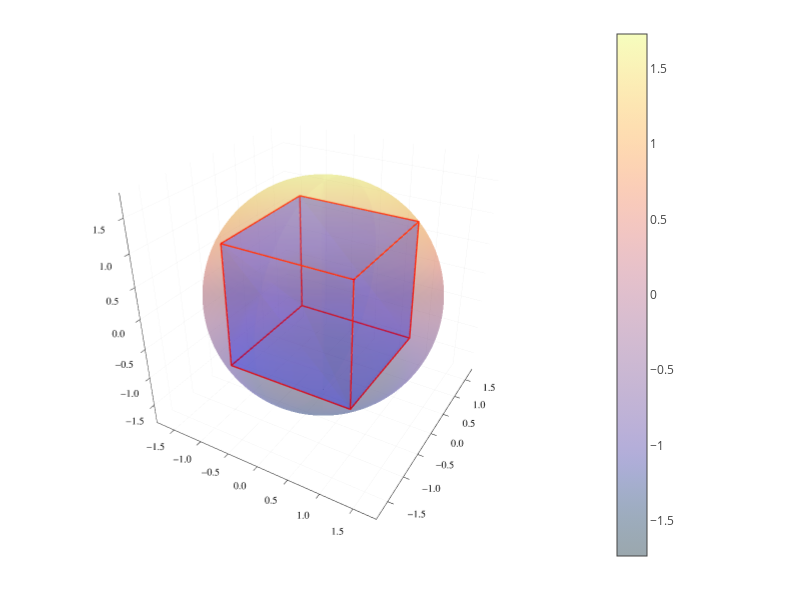

Source (notebook cell):
### Code cell
X(r,theta,phi) = r * sin(theta) * sin(phi)
Y(r,theta,phi) = r * sin(theta) * cos(phi)
Z(r,theta,phi) = r * cos(theta)

thetas = range(0, stop=2pi,   length=100)
phis   = range(0, stop=2pi, length=100)
r =sqrt(3)
xs = [X(r, theta, phi) for theta in thetas, phi in phis] 
ys = [Y(r, theta, phi) for theta in thetas, phi in phis]
zs = [Z(r, theta, phi) for theta in thetas, phi in phis]

p1=surface(xs, ys, zs,alpha=0.4,color=:thermal,label=false)

xp = [-1, -1, -1, -1, 1, 1, 1, 1];
yp = [-1, 1, -1, 1, -1, -1, 1, 1];
zp = [-1, -1, 1, 1, 1, -1, -1, 1];

connections = [(1,2,3), (4,2,3), (4,7,8), (7,5,6), (2,4,7), (1,6,2), (2,7,6), (7,8,5), (4,8,5), (4,5,3), (1,6,3), (6,3,5)];

p2=mesh3d!(xp,yp,zp; connections,alpha=0.4,color=:blue,label=false);

xq = [-1, -1, 1, 1,-1,-1,-1, -1, 1, 1,-1,1,1,1,1,-1,-1];
yq = [-1, 1, 1, -1,-1,-1,-1, 1, 1, -1,-1,-1,-1,1,1,1,1];
zq = [-1, -1, -1, -1,-1,1,1, 1, 1, 1,1,1,-1,-1,1,1,-1];

p3=plot!(xq,yq,zq;alpha=1,color=:red,label=false,linewidth=3,size=(800,600))

### Figure 1 — Plotly figure (JSON) as saved in the notebook; plotly's stock layout.template omitted (floating-point values rounded to 4 significant figures; data arrays with more than 128 entries replaced by an {"elided": "..."} marker saying what was removed)
{"data": [{"colorbar": {"len": 0.9684, "title": "", "x": 0.7587, "y": 0.5093}, "colorscale": {"elided": "256x2 mixed values"}, "name": "", "opacity": 0.4, "scene": "scene", "showlegend": false, "showscale": true, "type": "surface", "x": {"elided": "100x100 float values"}, "xaxis": "x", "y": {"elided": "100x100 float values"}, "yaxis": "y", "z": {"elided": "100x100 float values"}, "zaxis": "z", "zmax": 1.732, "zmin": -1.731}, {"color": "rgba(0, 0, 255, 0.400)", "colorbar": {"len": 0.9684, "title": "", "x": 0.7587, "y": 0.5093}, "colorscale": [[0, "rgba(0, 0, 255, 0.400)"], [1, "rgba(0, 0, 255, 0.400)"]], "i": [0, 3, 3, 6, 1, 0, 1, 6, 3, 3, 0, 5], "j": [1, 1, 6, 4, 3, 5, 6, 7, 7, 4, 5, 2], "k": [2, 2, 7, 5, 6, 1, 5, 4, 4, 2, 2, 4], "name": "", "opacity": 0.4, "scene": "scene", "showlegend": false, "showscale": true, "type": "mesh3d", "x": [-1, -1, -1, -1, 1, 1, 1, 1], "xaxis": "x", "y": [-1, 1, -1, 1, -1, -1, 1, 1], "yaxis": "y", "z": [-1, -1, 1, 1, 1, -1, -1, 1], "zaxis": "z", "zmax": 1.732, "zmin": -1.731}, {"colorbar": {"len": 0.9684, "title": "", "x": 0.7587, "y": 0.5093}, "legendgroup": "", "line": {"color": "rgba(255, 0, 0, 1.000)", "dash": "solid", "shape": "linear", "width": 3}, "mode": "lines", "name": "", "scene": "scene", "showlegend": false, "type": "scatter3d", "x": [-1, -1, 1, 1, -1, -1, -1, -1, 1, 1, -1, 1, 1, 1, 1, -1, -1], "xaxis": "x", "y": [-1, 1, 1, -1, -1, -1, -1, 1, 1, -1, -1, -1, -1, 1, 1, 1, 1], "yaxis": "y", "z": [-1, -1, -1, -1, -1, 1, 1, 1, 1, 1, 1, 1, -1, -1, 1, 1, -1], "zaxis": "z", "zmax": 1.732, "zmin": -1.731}], "layout": {"annotations": [], "height": 600, "legend": {"bgcolor": "rgba(255, 255, 255, 1.000)", "bordercolor": "rgba(0, 0, 0, 1.000)", "borderwidth": 1, "font": {"color": "rgba(0, 0, 0, 1.000)", "family": "sans-serif", "size": 11}, "title": {"font": {"color": "rgba(0, 0, 0, 1.000)", "family": "sans-serif", "size": 15}, "text": ""}, "tracegroupgap": 0, "traceorder": "normal", "x": 1, "xanchor": "auto", "y": 1, "yanchor": "auto"}, "margin": {"b": 20, "l": 0, "r": 0, "t": 20}, "paper_bgcolor": "rgba(255, 255, 255, 1.000)", "plot_bgcolor": "rgba(255, 255, 255, 1.000)", "scene": {"camera": {"eye": {"x": 1.126, "y": -1.95, "z": 1.3}, "projection": "orthographic"}, "domain": {"x": [0.04937, 0.7587], "y": [0.02508, 0.9934]}, "xaxis": {"gridcolor": "rgba(0, 0, 0, 0.100)", "gridwidth": 0.5, "linecolor": "rgba(0, 0, 0, 1.000)", "mirror": false, "range": [-1.836, 1.836], "showgrid": true, "showline": true, "showticklabels": true, "tickangle": 0, "tickcolor": "rgb(0, 0, 0)", "tickfont": {"color": "rgba(0, 0, 0, 1.000)", "family": "sans-serif", "size": 11}, "tickmode": "array", "ticks": "inside", "ticktext": ["−1.5", "−1.0", "−0.5", "0.0", "0.5", "1.0", "1.5"], "tickvals": [-1.5, -1, -0.5, 0, 0.5, 1, 1.5], "title": "", "titlefont": {"color": "rgba(0, 0, 0, 1.000)", "family": "sans-serif", "size": 15}, "type": "-", "visible": true, "zeroline": false, "zerolinecolor": "rgba(0, 0, 0, 1.000)"}, "yaxis": {"gridcolor": "rgba(0, 0, 0, 0.100)", "gridwidth": 0.5, "linecolor": "rgba(0, 0, 0, 1.000)", "mirror": false, "range": [-1.836, 1.836], "showgrid": true, "showline": true, "showticklabels": true, "tickangle": 0, "tickcolor": "rgb(0, 0, 0)", "tickfont": {"color": "rgba(0, 0, 0, 1.000)", "family": "sans-serif", "size": 11}, "tickmode": "array", "ticks": "inside", "ticktext": ["−1.5", "−1.0", "−0.5", "0.0", "0.5", "1.0", "1.5"], "tickvals": [-1.5, -1, -0.5, 0, 0.5, 1, 1.5], "title": "", "titlefont": {"color": "rgba(0, 0, 0, 1.000)", "family": "sans-serif", "size": 15}, "type": "-", "visible": true, "zeroline": false, "zerolinecolor": "rgba(0, 0, 0, 1.000)"}, "zaxis": {"gridcolor": "rgba(0, 0, 0, 0.100)", "gridwidth": 0.5, "linecolor": "rgba(0, 0, 0, 1.000)", "mirror": false, "range": [-1.835, 1.836], "showgrid": true, "showline": true, "showticklabels": true, "tickangle": 0, "tickcolor": "rgb(0, 0, 0)", "tickfont": {"color": "rgba(0, 0, 0, 1.000)", "family": "sans-serif", "size": 11}, "tickmode": "array", "ticks": "inside", "ticktext": ["−1.5", "−1.0", "−0.5", "0.0", "0.5", "1.0", "1.5"], "tickvals": [-1.5, -1, -0.5, 0, 0.5, 1, 1.5], "title": "", "titlefont": {"color": "rgba(0, 0, 0, 1.000)", "family": "sans-serif", "size": 15}, "type": "-", "visible": true, "zeroline": false, "zerolinecolor": "rgba(0, 0, 0, 1.000)"}}, "showlegend": true, "width": 800}}
